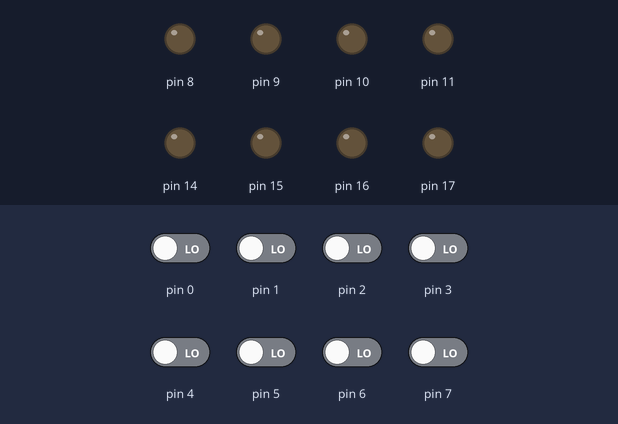
Simulated run of this sketch. Board: Arduino Uno, built with avr-gcc and run on an emulated ATmega328P. Shown: output pins drawn as LEDs (lit = HIGH). The inputs (shaded band) are chosen by the test bench; at power-on: pin 0–7 LOW.

Above: at 1.2 s.
1.3 s: pin 2 driven HIGH
At 1.9 s:
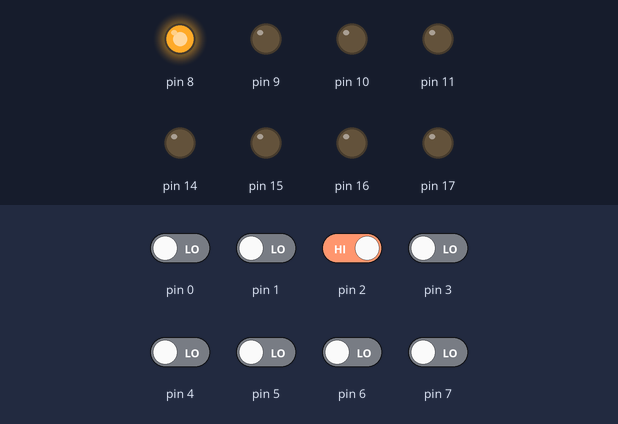
2.8 s: pin 3 driven HIGH
At 4.0 s:
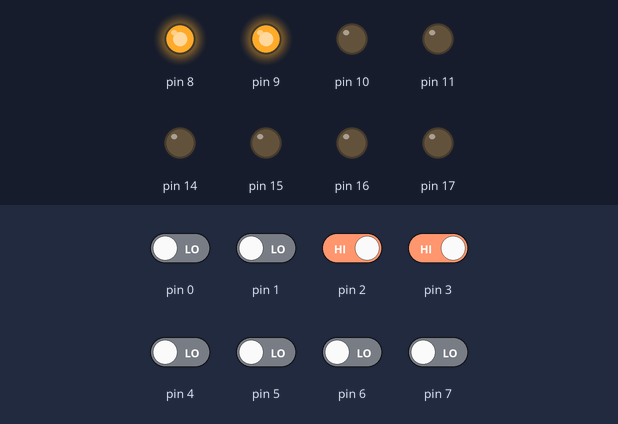
4.3 s: pin 4 driven HIGH
At 5.3 s:
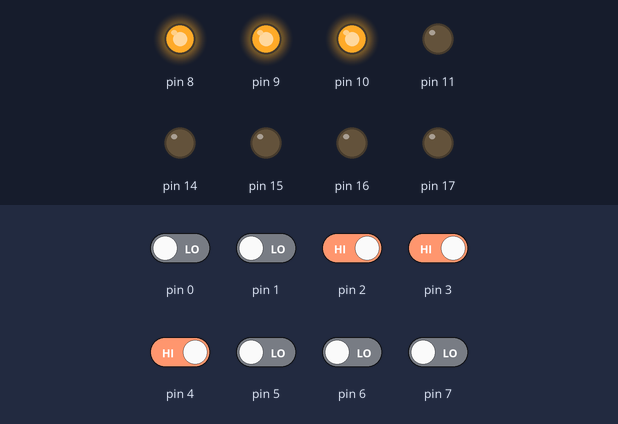
5.8 s: pin 2 driven LOW
At 6.5 s:
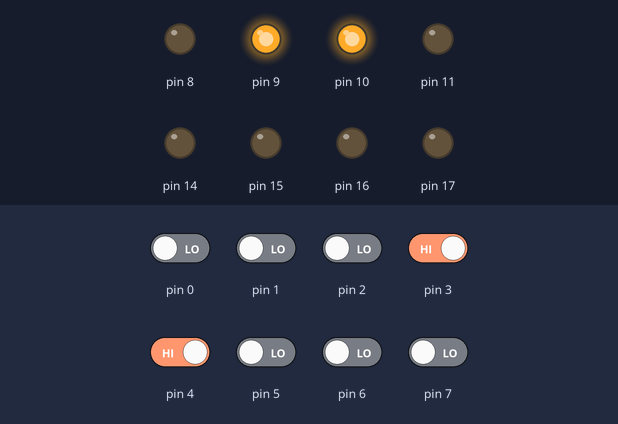
7.3 s: pin 3 driven LOW
At 7.6 s:
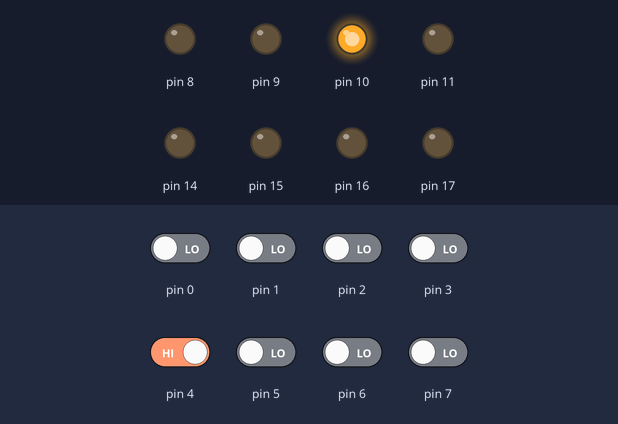
8.8 s: pin 2 driven HIGH
At 10.0 s:
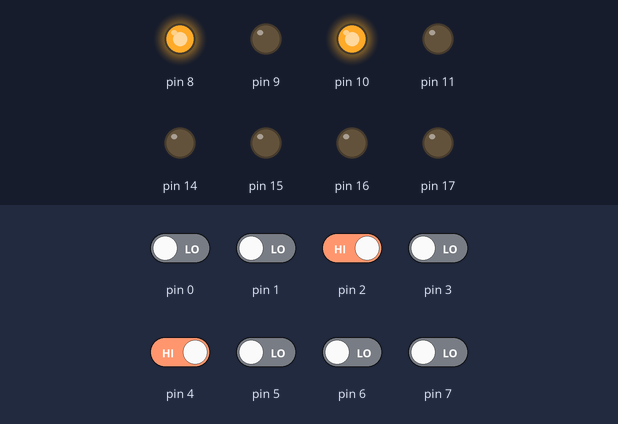
Timing chart, 0 to 11.3 s (numbered marks = the images above; inputs shaded):
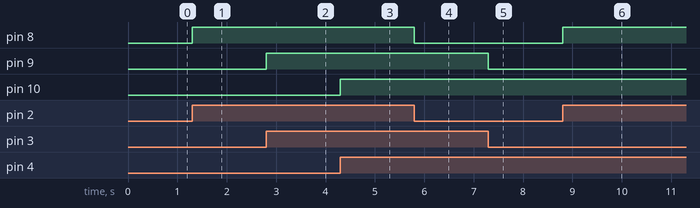

The sketch:

check_decoder.ino
```cpp
unsigned char rom[] = {
  // 命令デコーダのチェック用
  B00000000, // ADD A,Im
  B00010000, // MOV A,B
  B00100000, // IN A
  B00110000, // MOV A,Im
  B01000000, // MOV B,A
  B01010000, // ADD B,Im
  B01100000, // IN B
  B01110000, // MOV B,Im
  B10010000, // OUT B
  B10110000, // OUT Im
  B11100000, // JNC(C=0 or C=1)
  B11110000, // JMP
};

void setup() {
  DDRB = DDRB | B00001111;
  DDRC = DDRC | B00001111;
}

void loop() {
  // アドレス入力 D5 D4 D3 D2 番ピン（右が最下位ビット）
  // データ出力   D11 D10 D9 D8 A3 A2 A1 A0 番ピン（右が最下位ビット）
  unsigned char addr = (PIND & B00111100)>>2;

  PORTC = (PORTC & B11110000) | (rom[addr] & B00001111);
  PORTB = (PORTB & B11110000) | ((rom[addr] & B11110000)>>4);
}
```

Measured:
- after the input at 1.3 s, pin 8: LOW → HIGH at once
- after the input at 2.8 s, pin 9: LOW → HIGH at once
- after the input at 4.3 s, pin 10: LOW → HIGH at once
- after the input at 5.8 s, pin 8: HIGH → LOW at once
- after the input at 7.3 s, pin 9: HIGH → LOW at once
- after the input at 8.8 s, pin 8: LOW → HIGH at once
